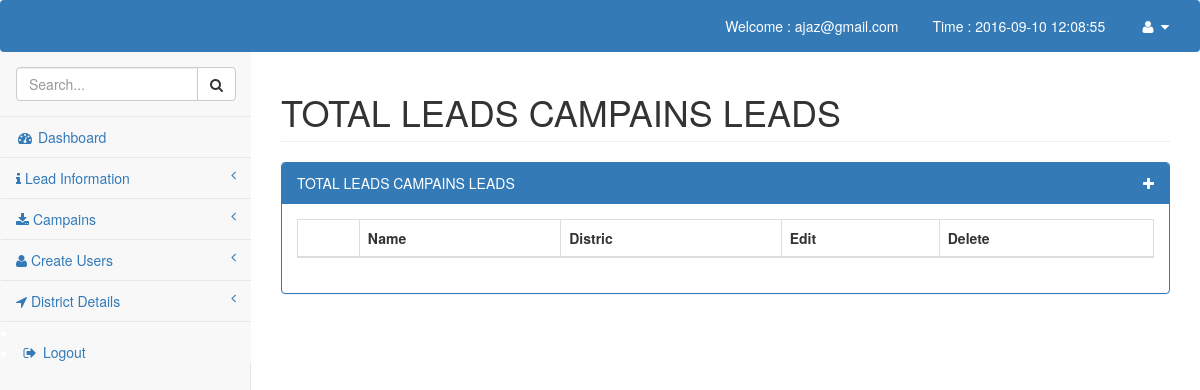
/master/campain_details.php (signed in), run on an earlier commit of the app's database.
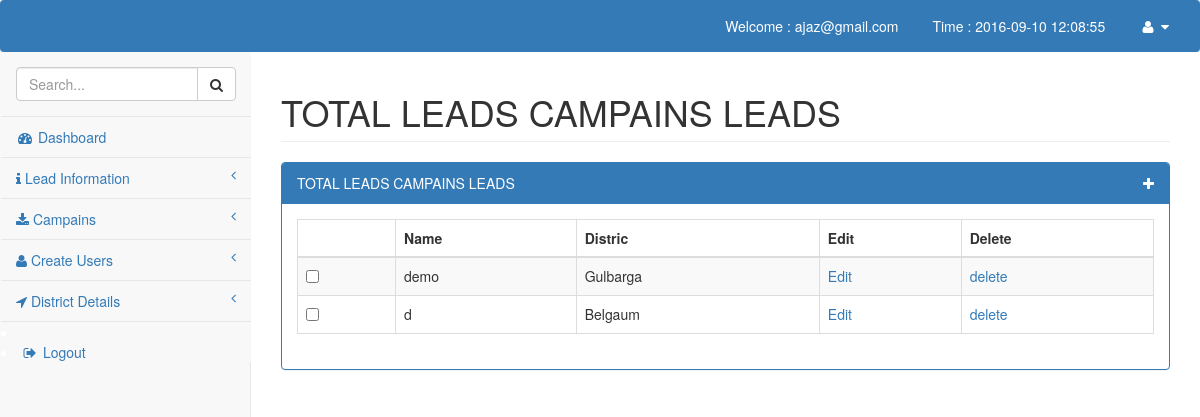
And on a later commit of the database.
### tables this page shows
CREATE TABLE IF NOT EXISTS `campaigns` (
`campaign_id` int(11) NOT NULL,
  `campaign_name` varchar(255) NOT NULL,
  `district_id` int(11) NOT NULL,
  `uploaded_date` varchar(100) NOT NULL,
  `uploaded_by` varchar(100) NOT NULL,
  `uploaded_ip` varchar(100) NOT NULL,
  `modified_date` varchar(100) NOT NULL,
  `modified_by` varchar(100) NOT NULL,
  `modified_ip` varchar(100) NOT NULL
);

CREATE TABLE IF NOT EXISTS `districts` (
`district_id` int(11) NOT NULL,
  `district_name` varchar(255) NOT NULL
);

### comman/db_function.php (the view, shortened to what this page needs)
<?php
	function execute_sql_query($sql){
		$connection=db_connection();
		$result=mysqli_query($connection,$sql);
		if(!$result){
			sql_error($connection);
		}else{
			return $result;
		}
	}
	function execute_fetch($result){
		$fetch=mysqli_fetch_array($result);
		if(!$fetch){
		}else
		{
			return $fetch;
		}
	}
			?>

### comman/db_function.php (the view, shortened to what this page needs)
<?php
	function execute_sql_query($sql){
		$connection=db_connection();
		$result=mysqli_query($connection,$sql);
		if(!$result){
			sql_error($connection);
		}else{
			return $result;
		}
	}
	function execute_fetch($result){
		$fetch=mysqli_fetch_array($result);
		if(!$fetch){
		}else
		{
			return $fetch;
		}
	}
	function campaings($campaign_group_name){
			$sql="select * from campaigns";
			$result=execute_sql_query($sql);
			while ($campaigns=execute_fetch($result)) {
			?>
			<option value="<?php echo $campaigns['campaign_id'] ?>"
             <?php if($campaigns['campaign_name']==$campaign_group_name){echo "selected"; } ?>>
            <?php echo $campaigns['campaign_name']?></option>
		<?php }
	}
?>

### master/campain_details.php (shortened to what this page needs)
<?php require_once('../webtemplate/headtags.php'); ?>
<?php require_once('../webtemplate/header_nav.php'); ?>
				<?php
					if(isset($_GET['show'])){
						$title=$_GET['show'];
					}else{
						$title="Total Leads";
					}
					$get_lead="SELECT * FROM
					campaigns camp,
					districts dis
					WHERE camp.district_id=dis.district_id
					";
						$title=$title." Campains Leads";
				 ?>
<div id="page-wrapper">
            <div class="row">
                <div class="col-lg-12">
                    <h1 class="page-header"><?php echo strtoupper($title); ?></h1>
                </div>
            </div>
            <div class="row">
                <div class="col-lg-12">
                    <div class="panel panel-primary">
                        <div class="panel-heading">
                            <?php echo strtoupper($title); ?>
                             <div class="pull-right"><a href="#" data-toggle="modal" data-target="#newcampain" class="showwhite">
                            <i class="fa fa-plus" aria-hidden="true"></i></a></div>
                        </div>
                        <div class="panel-body">
                            <form action="#" method="POST">
                            <div class="dataTable_wrapper">
                                <table width="100%" class="table table-striped table-bordered table-hover" id="dataTables-example">
						    <thead>
						    <tr>
						        <th></th>
						        <th>Name</th>
						        <th>Distric</th>
						         <th>Edit</th>
						         <th>Delete</th>
						     </tr>
						    </thead>
						    <?php
						    	$execute=execute_sql_query($get_lead);
						    	while ($disp=execute_fetch($execute)) {
						    		$campaign_id=$disp['campaign_id'];
						    	?>
						    <tr>
						    <td class="bs-checkbox">
						    <input type="checkbox"></td>
						    <td><?php echo $disp['campaign_name'];?></td>
						    <td><?php echo $disp['district_name'];?></td>
						    <td>
						    <a href="edit_lead.php?edit_lead=<?php echo urldecode($campaign_id)?>">Edit</a>
						    </td>
						    <td>
						    <a href="edit_lead.php?edit_lead=<?php echo urldecode($campaign_id)?>">delete</a>
						    </td>
						    </tr>
						    <?php }?>
                                </table>
                            </div>
                           </form>
                        </div>
                    </div>
                </div>
            </div>
        </div>
	<?php require_once('../webtemplate/footer.php'); ?>
</body>
</html>

What changed in the data, as far as the page shows it:
added campaigns: campaign_name "demo", district.district_name "Gulbarga"
added campaigns: campaign_name "d", district.district_name "Belgaum"
